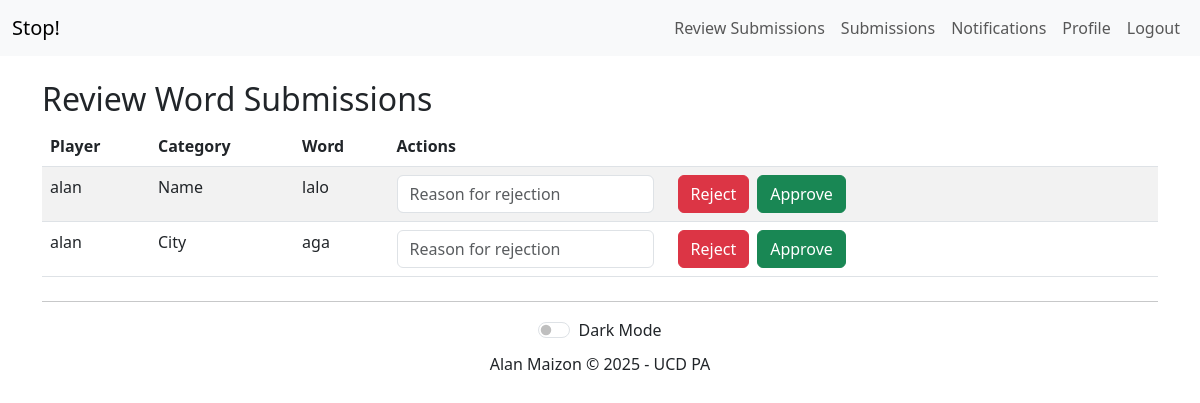
The app's page /communication/review-submissions/ (signed in) with its own data.
### communication/models.py (models this page shows, shortened)
class WordSubmission(models.Model):
    player = models.ForeignKey(settings.AUTH_USER_MODEL, on_delete=models.CASCADE)
    category = models.ForeignKey(Category, on_delete=models.CASCADE)
    word = models.CharField(max_length=100)
    points_awarded = models.IntegerField(default=0)
    STATUS_CHOICES = (
        ('pending', 'Pending'),
        ('approved', 'Approved'),
        ('rejected', 'Rejected'),
    )
    status = models.CharField(max_length=10, choices=STATUS_CHOICES, default='pending')
    feedback = models.TextField(blank=True, null=True)
    created_at = models.DateTimeField(auto_now_add=True)
    updated_at = models.DateTimeField(auto_now=True)

### user/models.py (models this page shows, shortened)
class User(AbstractUser):
    ROLE_CHOICES = (
        ('Admin', 'Admin'),
        ('Player', 'Player'),
    )
    role = models.CharField(max_length=10, choices=ROLE_CHOICES, default='Player')
    avatar = models.ImageField(upload_to='avatars/', blank=True, null=True)

### game/models.py (models this page shows, shortened)
class Category(models.Model):
    name = models.CharField(max_length=100)
    class Meta:
        verbose_name_plural = "Categories"

### communication/views.py (the view)
# urls.py: path('review-submissions/', views.review_submissions, name='review_submissions'),
@staff_member_required
def review_submissions(request):
    submissions = WordSubmission.objects.filter(status='pending')
    return render(request, 'communication/review_submissions.html', {'submissions': submissions})

### communication/templates/communication/review_submissions.html (shortened to what this page needs)
{% extends 'base.html' %}
{% load crispy_forms_tags %}
{% block content %}
<h2>Review Word Submissions</h2>
<table class="table table-striped">
    <thead>
        <tr>
            <th>Player</th>
            <th>Category</th>
            <th>Word</th>
            <th>Actions</th>
        </tr>
    </thead>
    <tbody>
        {% for submission in submissions %}
            <tr>
                <td>{{ submission.player.username }}</td>
                <td>{{ submission.category.name }}</td>
                <td>{{ submission.word }}</td>
                <td>
                    <div class="d-flex align-items-center">
                        <form method="post" action="{% url 'communication:reject_submission' submission.id %}" class="d-flex align-items-left">
                            <input type="text" name="feedback" placeholder="Reason for rejection" class="form-control me-4">
                            <button type="submit" class="btn btn-danger me-2">Reject</button>
                        </form>
                        <a href="{% url 'communication:approve_submission' submission.id %}" class="btn btn-success me-2">Approve</a>
                    </div>
                </td>
            </tr>
        {% endfor %}
    </tbody>
</table>
{% endblock %}

### game/static/game/css/styles.css (style rules this page uses)
:root { --valid-bg: #28a745; --valid-color: #ffffff; --invalid-bg: #dc3545; --invalid-color: #ffffff; --background-color: #f8f9fa; --text-color: #343a40; --table-bg: #ffffff; --table-striped-bg: #f2f2f2; --navbar-dark-background-color: #333; }
body { background-color: var(--background-color); color: var(--text-color); margin: 20px; }

### records on screen
WordSubmission: player.username "alan", category.name "Name", word "lalo"
WordSubmission: player.username "alan", category.name "City", word "aga"
